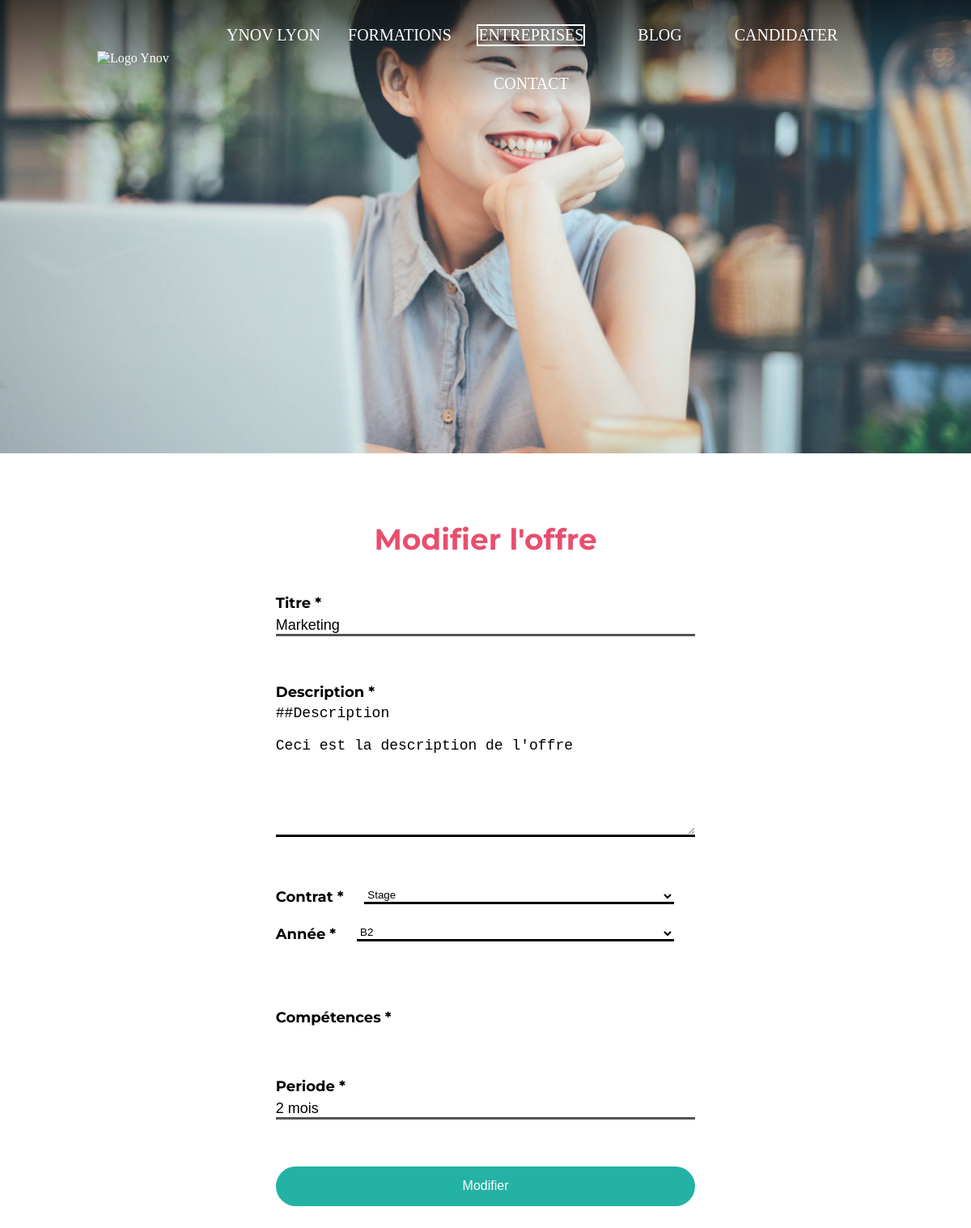
Screenshot of /editProfil/6 with the database file from the repository.
### tables this page shows
CREATE TABLE IF NOT EXISTS `osi_offer` (
  `id` int(11) UNSIGNED NOT NULL AUTO_INCREMENT,
  `title` varchar(255) NOT NULL DEFAULT '',
  `year` int(10) NOT NULL,
  `formation` int(11) NOT NULL,
  `contract` int(11) NOT NULL,
  `description` text NOT NULL,
  `period` varchar(255) DEFAULT NULL,
  PRIMARY KEY (`id`)
);

### src/functions.php (called while the page is built, shortened)
<?php
require_once('class.php');
$connection = new Connection("mysql:dbname=osi;host=127.0.0.1", "root", "");
$contracts = $connection->getTableContract();
$formations = $connection->getTableFormation();
$years = $connection->getTableYear();
if(isset($idFormation)){
    initOffers();
    initProfils();
}
function initOffers(){
    global $idFormation;
    $connection = getConnection();
    if($idFormation > 0 ){
        $offers = $connection->getTableOfferFormation($idFormation);
    }else{
        $offers = $connection->getTableOffer();
    }
}
function initProfils(){
    global $offers;
    $profils = updateProfil($offers, getConnection());
}
function getConnection(){
    global $connection;
    return $connection;
}
function getContracts(){
    global $contracts;
    return $contracts;
}
function getYears(){
    global $years;
    return $years;
}
function getFormations(){
    global $formations;
    return $formations;
}
function updateProfil($_offers, $_connection)
{
    $profils = null;
    foreach ($_offers as $key=> $item) {
        $itemSkills = NULL;
        $skills = $_connection->getTableUniqSkill($key);
        foreach ($skills as $skill) {
            $itemSkills[]=$skill['name'];
        }
        $profils[$key] = new Profil(
            $key, $item["title"],
            getContracts()[$item["contract"]]['name'],
            getYears()[$item["year"]]['name'],
            getFormations()[$item["formation"]]["name"],
            $item["description"],
            $item["period"],
            $itemSkills
        );
    }
    return $profils;
}
 ?>

### src/class/Connection.php (called while the page is built, shortened)
<?php
    class Connection
    {
        private $connection;
        function __construct(string $_dsn, string $_user, string $_pwd)
        {
            $this->connection = new PDO($_dsn, $_user, $_pwd);
        }
        public function getTableOffer()
        {
            $statement = $this->connection->prepare("
                SELECT * FROM osi_offer
            ");
            $statement->execute();
            $offer = $statement->fetchAll(PDO::FETCH_GROUP|PDO::FETCH_ASSOC|PDO::FETCH_UNIQUE);
            return $offer;
        }
        public function getTableUniqSkill($_id)
        {
            $statement = $this->connection->prepare("
                SELECT osi_skill.id, `name` FROM `osi_skill`,`osi_offer_skill` WHERE osi_offer_skill.offer_id = :_id AND osi_offer_skill.skill_id = osi_skill.id
            ");
            $statement->bindValue(':_id', $_id);
            $statement->execute();
            $UniqSkill = $statement->fetchAll(PDO::FETCH_GROUP|PDO::FETCH_ASSOC|PDO::FETCH_UNIQUE);
            return $UniqSkill;
        }
        public function getTableContract()
        {
            $statement = $this->connection->prepare("
                SELECT * FROM osi_contract
            ");
            $statement->execute();
            $contracts = $statement->fetchAll(PDO::FETCH_GROUP|PDO::FETCH_ASSOC|PDO::FETCH_UNIQUE);
            return $contracts;
        }
        public function getTableFormation()
        {
            $statement = $this->connection->prepare("
                SELECT * FROM osi_formation
            ");
            $statement->execute();
            $offerSkills = $statement->fetchAll(PDO::FETCH_GROUP|PDO::FETCH_ASSOC|PDO::FETCH_UNIQUE);
            return $offerSkills;
        }
        public function getTableYear()
        {
            $statement = $this->connection->prepare("
                SELECT * FROM osi_niveau_etude
            ");
            $statement->execute();
            $years = $statement->fetchAll(PDO::FETCH_GROUP|PDO::FETCH_ASSOC|PDO::FETCH_UNIQUE);
            return $years;
        }
    }
 ?>

### src/profilUpdate.php (the view, shortened to what this page needs)
<?php
    require_once("functions.php");
    $title= "Modification du profil: ".$profils[$idProfil]->getTitle();
    $description="Modification de l'offre:".$profils[$idProfil]->getDescription();
?>
<!doctype html>
<html lang="en">
<head>
    <meta name="description" content="<?php printf($description)?>">
    <meta property="og:title" content="<?php printf($title) ?>">
    <meta property="og:description" content="<?php printf($description) ?>">
    <link rel="stylesheet" href="../css/style.css"/>
</head>
<body>
    <header class="header text_headfoot">
        <nav class="header_ahead">
            <picture class="header_ahead_element header_ahead_logo">
                <img class="header_ahead_logo_img" src="../img/logo_ynov_campus_rvb_blanc.png" alt="Logo Ynov">
            </picture>
            <ul class="header_ahead_element text_header_title header_ahead_menu">
                <li class="header_ahead_menu_element">
                    <a class="" href="">YNOV LYON</a>
                </li>
                <li class="header_ahead_menu_element">
                    <a class="" href="">FORMATIONS</a>
                </li>
                <li class="header_ahead_menu_element header_ahead_element_select">
                    <a class="" href="/home/">ENTREPRISES</a>
                </li>
                <li class="header_ahead_menu_element">
                    <a class="" href="">BLOG</a>
                </li>
                <li class="header_ahead_menu_element">
                    <a class="" href="">CANDIDATER</a>
                </li>
                <li class="header_ahead_menu_element">
                    <a class="" href="">CONTACT</a>
                </li>
            </ul>
        </nav>
    </header>
    <main  class="text_page">
        <section class="margin_section padding_side">
            <form class="form update" action="<?=$idProfil?>" method="post">
                <h1 class="text_h"> Modifier l'offre</h1>
                <div class="form_element text_page_left">
                    <h4 class="text_h  ">Titre *</h4>
                    <input type="text" name="title" value="<?= $profils[$idProfil]->getTitle()?>" placeholder="<?= $profils[$idProfil]->getTitle()?>">
                </div>
                <div class="form_element text_page_left">
                    <h4 class="text_h ">Description *</h4>
                    <textarea name="description" rows="8" cols="80" placeholder="" ><?= $profils[$idProfil]->getDescription()?></textarea>
                </div>
                <div class="form_element form_element_row">
                    <div class="form_select">
                        <h4 class="text_h form_select_element">Contrat *</h4>
                        <select class="form_select_element" name="contract">
                            <option value="<?= $offers[$idProfil]["contract"]?>"><?= $profils[$idProfil]->getContract()?> </option>
                        </select>
                    </div>
                    <div class="form_select">
                        <h4 class="text_h   form_select_element">Année *</h4>
                        <select class="form_select_element" name="year">
                            <option value="<?= $offers[$idProfil]["year"] ?>"> <?= $profils[$idProfil]->getYear()?></option>
                        </select>
                    </div>
                </div>
                <div class="form_element form_check text_page_left">
                    <div class="form_check_title">
                        <h4 class="form_check_title_text text_h  ">Compétences *</h4>
                        <a href="" class="form_check_title_btn"><i class="fas fa-angle-down"></i></a>
                    </div>
                </div>
                <div class="form_element text_page_left">
                    <h4 class="text_h  ">Periode *</h4>
                    <input type="text" name="period" value="<?= $profils[$idProfil]->getPeriod() ?>" placeholder="periode">
                </div>
                <div class="form_element">
                    <button type="submit" class="btn btn_blue btn_submit">Modifier</button>
                </div>
            </form>
        </section>
    </main>
 </body>
</html>

### public/css/style.css (style rules this page uses)
* { padding: 0; margin: 0; }
body { background-color: #ffff; font-size: 1em; }
html { font-size: 62.5%; }
.padding_side { padding: 0% 10% 0% 10%; }
.margin_section { margin: 7% 0% 0% 0%; }

### public/css/text.css (style rules this page uses)
.text_page { font-family: 'Montserrat', sans-serif; font-weight: 300; color: #000; font-size: 1.8rem; text-align: center; }
.text_page_left { text-align: left; }
a { color: inherit; text-decoration: inherit; font-size: 1.6rem; }
button { font-size: 1.6rem; }
.text_h { color: #e94e6d; font-weight: 700; }
h1 { font-size: 3.6rem; margin-bottom: 3%; }
h4 { font-size: 1.8rem; }
.form h4 { color: #000; margin-bottom: 1%; }
.update h4 { color: #000; }
.text_headfoot { color: #fff; font-size: 1.6rem; }
.text_header_title { white-space: nowrap; }
.text_header_title a { font-size: 2rem; }

### public/css/header.css (style rules this page uses)
.header { height: 70vh; background-image: url("../img/background_recruter.jpg"); background-size: cover; background-repeat: no-repeat; background-position: 50%; }
.header_ahead { display: flex; background: linear-gradient(to top,transparent 0,rgba(0,0,0,.6) 100%); background-size: cover; padding: 1% 10% 0% 10%; }
.header_ahead_element { display: flex; align-self: flex-start; height: 15vh; }
.header_ahead_menu { flex-flow: row wrap; flex: 7; padding: 0% 3% 0% 3%; }
.header_ahead_menu_element { flex: 1; list-style: none; display: flex; flex-flow: column; justify-content: center; text-align: center; margin :auto 2%; }
.header_ahead_element_select>a { border : 2px solid white; }
.header_ahead_logo { flex: 1; }
.header_ahead_logo_img { width: 100%; align-self: center; }

### public/css/form.css (style rules this page uses)
.form { padding: 5% 20% 5% 20%; }
.form_element { padding: 5%; }
.form_element_row { display: flex; flex-flow: row; justify-content: space-between; }
.form_select { display: flex; flex-flow: row; justify-content: flex-start; }
.form_select_element { margin: 0% 5% 5% 0%; margin-right: 5%; text-align: left; white-space: nowrap; }
.form_check { display: flex; flex-flow: column; }
.form_check_title { display: flex; justify-content: space-between; }
.form_check_title_text { flex: 7; }
.form_check_title_btn { flex: 1; color: white; visibility: hidden; }
.update { padding: 0% 20% 0% 20%; }
@media screen and (max-device-width: 900px) { .form_element_row { flex-flow: column; } }
@media screen and (max-device-width: 900px) { .form_check_title_btn { visibility: visible; } }
@media screen and (max-device-width: 900px) { input,select { width: 100%; } }
input,textarea,select { background-color: transparent; border-width: 0px; border-bottom-width: 3px; }
textarea { box-sizing: border-box; width: 100%; }
textarea, input { font-size: 1.8rem; }
input,textarea,select,label { color: #000; border-color: #000; }
option { background-color: transparent; color: #000; }
button { background-color: transparent; border:none; }

### public/css/button.css (style rules this page uses)
.btn { display: flex; justify-content: center; padding: 2%; border-radius: 25px; color: white; }
.btn_blue { background-color: #23b2a4; }
.btn_submit { border-style: none; padding: 3%; border-width: 0px; width: 100%; }

### rows the page displays
osi_offer: title "Marketing", description "##Description Ceci est la description de l'offre", period "2 mois"

### other values shown
form field contract "Stage"
form field year "B2"
